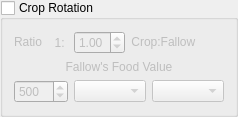
    <widget class="QGroupBox" name="grpCropRotation">
     <property name="sizePolicy">
      <sizepolicy hsizetype="Fixed" vsizetype="Fixed">
       <horstretch>0</horstretch>
       <verstretch>0</verstretch>
      </sizepolicy>
     </property>
     <property name="minimumSize">
      <size>
       <width>227</width>
       <height>100</height>
      </size>
     </property>
     <property name="whatsThis">
      <string>&lt;html&gt;&lt;head&gt;&lt;meta name=&quot;qrichtext&quot; content=&quot;1&quot; /&gt;&lt;style type=&quot;text/css&quot;&gt;
p, li { white-space: pre-wrap; }
&lt;/style&gt;&lt;/head&gt;&lt;body style=&quot; font-family:'Sans Serif'; font-size:9pt; font-weight:400; font-style:normal; text-decoration:none;&quot;&gt;
&lt;p style=&quot; margin-top:0px; margin-bottom:0px; margin-left:0px; margin-right:0px; -qt-block-indent:0; text-indent:0px;&quot;&gt;If crops were rotated, the checkbox needs to be checked. The variables for crop rotation are unavailable until this has been done.&lt;/p&gt;
&lt;p style=&quot; margin-top:12px; margin-bottom:12px; margin-left:0px; margin-right:0px; -qt-block-indent:0; text-indent:0px;&quot;&gt;Keep in mind that animals can graze the fallow land. Because of this, you will need to estimate what the food value from the fallow land would have been, similar to what needs to be done when defining grazing land.&lt;/p&gt;&lt;/body&gt;&lt;/html&gt;</string>
     </property>
     <property name="title">
      <string>Crop Rotation</string>
     </property>
     <property name="checkable">
      <bool>true</bool>
     </property>
     <property name="checked">
      <bool>false</bool>
     </property>
     <layout class="QGridLayout">
      <item row="0" column="0">
       <widget class="QLabel" name="labelFallow1">
        <property name="sizePolicy">
         <sizepolicy hsizetype="Fixed" vsizetype="Fixed">
          <horstretch>0</horstretch>
          <verstretch>0</verstretch>
         </sizepolicy>
        </property>
        <property name="toolTip">
         <string>&lt;html&gt;&lt;head&gt;&lt;meta name=&quot;qrichtext&quot; content=&quot;1&quot; /&gt;&lt;style type=&quot;text/css&quot;&gt;
p, li { white-space: pre-wrap; }
&lt;/style&gt;&lt;/head&gt;&lt;body style=&quot; font-family:'Sans Serif'; font-size:9pt; font-weight:400; font-style:normal; text-decoration:none;&quot;&gt;
&lt;p style=&quot; margin-top:0px; margin-bottom:0px; margin-left:0px; margin-right:0px; -qt-block-indent:0; text-indent:0px;&quot;&gt;A value of 1:1 is default, and means that half the land is fallow, half is crop.  If there is a crop rotation so that it is only fallow every 3rd year, you could use a ratio of 2:1.  If they cropped continuously, the ratio would be 1:0.&lt;/p&gt;&lt;/body&gt;&lt;/html&gt;</string>
        </property>
        <property name="text">
         <string>Ratio</string>
        </property>
        <property name="alignment">
         <set>Qt::AlignCenter</set>
        </property>
       </widget>
      </item>
      <item row="0" column="1">
       <widget class="QLabel" name="labelFallow3">
        <property name="layoutDirection">
         <enum>Qt::LeftToRight</enum>
        </property>
        <property name="text">
         <string> 1: </string>
        </property>
        <property name="alignment">
         <set>Qt::AlignRight|Qt::AlignTrailing|Qt::AlignVCenter</set>
        </property>
       </widget>
      </item>
      <item row="0" column="2">
       <widget class="QDoubleSpinBox" name="sbFallowRatio">
        <property name="minimumSize">
         <size>
          <width>0</width>
          <height>22</height>
         </size>
        </property>
        <property name="toolTip">
         <string>&lt;html&gt;&lt;head&gt;&lt;meta name=&quot;qrichtext&quot; content=&quot;1&quot; /&gt;&lt;style type=&quot;text/css&quot;&gt;
p, li { white-space: pre-wrap; }
&lt;/style&gt;&lt;/head&gt;&lt;body style=&quot; font-family:'Sans Serif'; font-size:9pt; font-weight:400; font-style:normal; text-decoration:none;&quot;&gt;
&lt;p style=&quot; margin-top:0px; margin-bottom:0px; margin-left:0px; margin-right:0px; -qt-block-indent:0; text-indent:0px;&quot;&gt;Fallow Ratio&lt;/p&gt;&lt;/body&gt;&lt;/html&gt;</string>
        </property>
        <property name="whatsThis">
         <string>&lt;html&gt;&lt;head&gt;&lt;meta name=&quot;qrichtext&quot; content=&quot;1&quot; /&gt;&lt;style type=&quot;text/css&quot;&gt;
p, li { white-space: pre-wrap; }
&lt;/style&gt;&lt;/head&gt;&lt;body style=&quot; font-family:'Sans Serif'; font-size:9pt; font-weight:400; font-style:normal; text-decoration:none;&quot;&gt;
&lt;p style=&quot; margin-top:0px; margin-bottom:0px; margin-left:0px; margin-right:0px; -qt-block-indent:0; text-indent:0px;&quot;&gt;When crop rotation is used, this field must be set. If the land grows a crop one year, and is left fallow the next, then the crop to fallow ratio is 1:1 so you would set the value to 1. For more complicated rotations, such as a cereal-legume-fallow rotation, it gets slightly more complicated. That situation would be one year out of three fallow and two years out of three crop. In this case, the setting would be 0.50 which might seem confusing.&lt;/p&gt;
&lt;p style=&quot; margin-top:12px; margin-bottom:12px; margin-left:0px; margin-right:0px; -qt-block-indent:0; text-indent:0px;&quot;&gt;Just remember that you need to &lt;span style=&quot; font-weight:600;&quot;&gt;divide the &lt;/span&gt;&lt;span style=&quot; font-weight:600; font-style:italic;&quot;&gt;number of years of fallow&lt;/span&gt;&lt;span style=&quot; font-weight:600;&quot;&gt; by the &lt;/span&gt;&lt;span style=&quot; font-weight:600; font-style:italic;&quot;&gt;number of years of crop&lt;/span&gt; to set this properly.&lt;/p&gt;&lt;/body&gt;&lt;/html&gt;</string>
        </property>
        <property name="maximum">
         <double>5.000000000000000</double>
        </property>
        <property name="singleStep">
         <double>0.250000000000000</double>
        </property>
        <property name="value">
         <double>1.000000000000000</double>
        </property>
       </widget>
      </item>
      <item row="0" column="3" colspan="2">
       <widget class="QLabel" name="labelFallow5">
        <property name="sizePolicy">
         <sizepolicy hsizetype="Fixed" vsizetype="Fixed">
          <horstretch>0</horstretch>
          <verstretch>0</verstretch>
         </sizepolicy>
        </property>
        <property name="toolTip">
         <string>&lt;html&gt;&lt;head&gt;&lt;meta name=&quot;qrichtext&quot; content=&quot;1&quot; /&gt;&lt;style type=&quot;text/css&quot;&gt;
p, li { white-space: pre-wrap; }
&lt;/style&gt;&lt;/head&gt;&lt;body style=&quot; font-family:'Sans Serif'; font-size:9pt; font-weight:400; font-style:normal; text-decoration:none;&quot;&gt;
&lt;p style=&quot; margin-top:0px; margin-bottom:0px; margin-left:0px; margin-right:0px; -qt-block-indent:0; text-indent:0px;&quot;&gt;A value of 1:1 is default, and means that half the land is fallow, half is crop.  If there is a crop rotation so that it is only fallow every 3rd year, you could use a ratio of 2:1.  If they cropped continuously, the ratio would be 1:0.&lt;/p&gt;&lt;/body&gt;&lt;/html&gt;</string>
        </property>
        <property name="text">
         <string>Crop:Fallow </string>
        </property>
        <property name="alignment">
         <set>Qt::AlignCenter</set>
        </property>
       </widget>
      </item>
      <item row="1" column="0" colspan="5">
       <widget class="QLabel" name="labelFallow2">
        <property name="text">
         <string>Fallow's Food Value</string>
        </property>
        <property name="alignment">
         <set>Qt::AlignCenter</set>
        </property>
       </widget>
      </item>
      <item row="2" column="0" colspan="2">
       <widget class="QSpinBox" name="sbFallowValue">
        <property name="sizePolicy">
         <sizepolicy hsizetype="Fixed" vsizetype="Minimum">
          <horstretch>0</horstretch>
          <verstretch>0</verstretch>
         </sizepolicy>
        </property>
        <property name="minimumSize">
         <size>
          <width>0</width>
          <height>22</height>
         </size>
        </property>
        <property name="toolTip">
         <string>&lt;html&gt;&lt;head&gt;&lt;meta name=&quot;qrichtext&quot; content=&quot;1&quot; /&gt;&lt;style type=&quot;text/css&quot;&gt;
p, li { white-space: pre-wrap; }
&lt;/style&gt;&lt;/head&gt;&lt;body style=&quot; font-family:'Sans Serif'; font-size:9pt; font-weight:400; font-style:normal; text-decoration:none;&quot;&gt;
&lt;p style=&quot; margin-top:0px; margin-bottom:0px; margin-left:0px; margin-right:0px; -qt-block-indent:0; text-indent:0px;&quot;&gt;Food Value of Fallow Land&lt;/p&gt;&lt;/body&gt;&lt;/html&gt;</string>
        </property>
        <property name="whatsThis">
         <string>&lt;html&gt;&lt;head&gt;&lt;meta name=&quot;qrichtext&quot; content=&quot;1&quot; /&gt;&lt;style type=&quot;text/css&quot;&gt;
p, li { white-space: pre-wrap; }
&lt;/style&gt;&lt;/head&gt;&lt;body style=&quot; font-family:'Sans Serif'; font-size:9pt; font-weight:400; font-style:normal; text-decoration:none;&quot;&gt;
&lt;p style=&quot; margin-top:0px; margin-bottom:0px; margin-left:0px; margin-right:0px; -qt-block-indent:0; text-indent:0px;&quot;&gt;If the selected crop is being grown in a rotation, producing fallow land, that land can be grazed. LandUse Analyst needs to know how many calories this land can give grazing animals per year. These numbers are in KCalories per dunum/hectare. (you can select the area units)&lt;/p&gt;&lt;/body&gt;&lt;/html&gt;</string>
        </property>
        <property name="suffix">
         <string/>
        </property>
        <property name="minimum">
         <number>1</number>
        </property>
        <property name="maximum">
         <number>5000</number>
        </property>
        <property name="singleStep">
         <number>10</number>
        </property>
        <property name="value">
         <number>500</number>
        </property>
       </widget>
      </item>
      <item row="2" column="2" colspan="2">
       <widget class="QComboBox" name="cbFallowEnergyType">
        <property name="minimumSize">
         <size>
          <width>0</width>
          <height>22</height>
         </size>
        </property>
       </widget>
      </item>
      <item row="2" column="4">
       <widget class="QComboBox" name="cbAreaUnits">
        <property name="sizePolicy">
         <sizepolicy hsizetype="Fixed" vsizetype="Fixed">
          <horstretch>0</horstretch>
          <verstretch>0</verstretch>
         </sizepolicy>
        </property>
        <property name="minimumSize">
         <size>
          <width>0</width>
          <height>22</height>
         </size>
        </property>
        <property name="toolTip">
         <string>&lt;html&gt;&lt;head&gt;&lt;meta name=&quot;qrichtext&quot; content=&quot;1&quot; /&gt;&lt;style type=&quot;text/css&quot;&gt;
p, li { white-space: pre-wrap; }
&lt;/style&gt;&lt;/head&gt;&lt;body style=&quot; font-family:'Sans Serif'; font-size:9pt; font-weight:400; font-style:normal; text-decoration:none;&quot;&gt;
&lt;p style=&quot; margin-top:0px; margin-bottom:0px; margin-left:0px; margin-right:0px; -qt-block-indent:0; text-indent:0px;&quot;&gt;1 dunum = 1000 square meters&lt;/p&gt;
&lt;p style=&quot; margin-top:0px; margin-bottom:0px; margin-left:0px; margin-right:0px; -qt-block-indent:0; text-indent:0px;&quot;&gt;1 hectare = 10,000 square meters&lt;/p&gt;&lt;/body&gt;&lt;/html&gt;</string>
        </property>
       </widget>
      </item>
     </layout>
    </widget>
